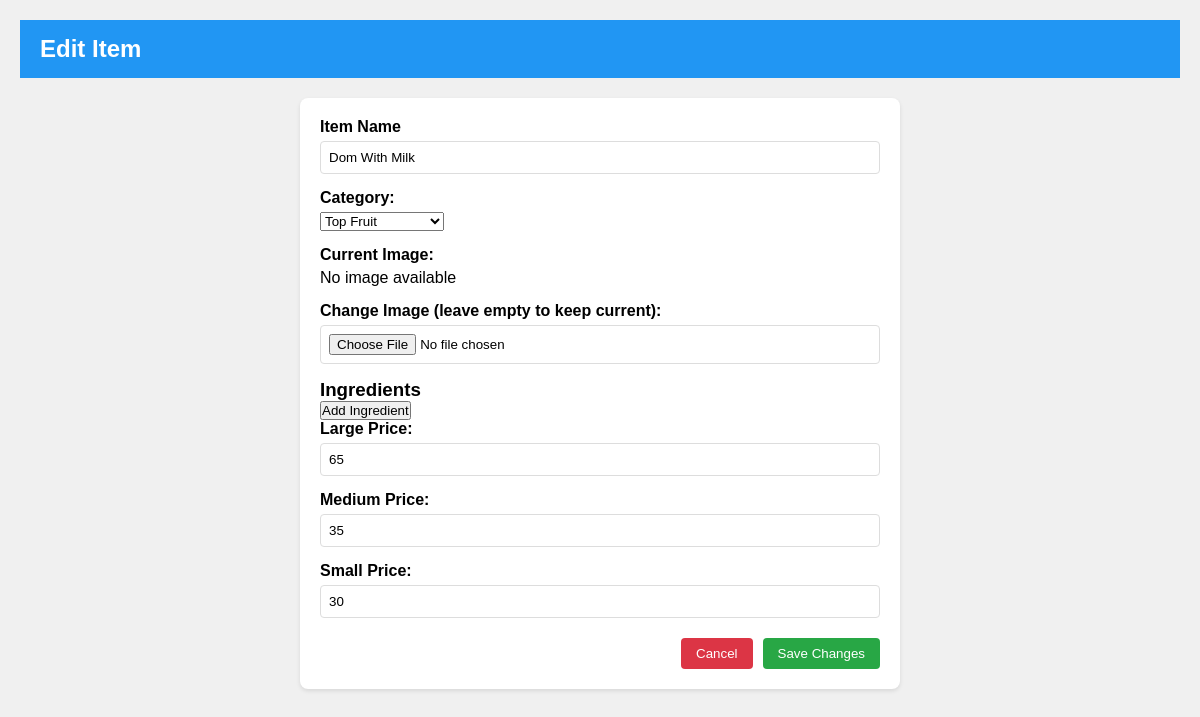
/edit_item.php?id=1 (signed in), run on the app's committed database.
### tables this page shows
CREATE TABLE `items` (
  `id` int(3) NOT NULL,
  `name` varchar(50) NOT NULL,
  `category` varchar(50) NOT NULL,
  `img_url` varchar(100) NOT NULL,
  `ingredients` varchar(200) DEFAULT NULL,
  `L_price` int(3) DEFAULT NULL,
  `M_price` int(3) DEFAULT NULL,
  `S_price` int(3) DEFAULT NULL
);

CREATE TABLE `categories` (
  `id` int(11) NOT NULL,
  `name` varchar(20) DEFAULT NULL
);

### src/edit_item.php (the view, shortened to what this page needs)
<?php
$HOSTNAME='localhost';
$USERNAME='root';
$PASSWORD='';
$DATABASE='top fruit';
$con=mysqli_connect($HOSTNAME,$USERNAME,$PASSWORD,$DATABASE);
$sql = "SELECT id, name FROM categories";
$result = mysqli_query($con, $sql);
$categories = [];
while ($row = mysqli_fetch_assoc($result)) {
    $categories[] = $row;
}
$id = isset($_GET['id']) ? $_GET['id'] : null;
$sql = "SELECT * FROM items WHERE id = ?";
$stmt = mysqli_prepare($con, $sql);
mysqli_stmt_bind_param($stmt, "i", $id);
mysqli_stmt_execute($stmt);
$result = mysqli_stmt_get_result($stmt);
$item = mysqli_fetch_assoc($result);
?>
<!DOCTYPE html>
<html lang="en">
<head>
    <link rel="stylesheet" href="admin_styles.css">
</head>
<body>
    <div class="admin-header">
        <h1 class="admin-title">Edit Item</h1>
    </div>
    <div class="form-container">
        <form method="POST" enctype="multipart/form-data">
            <div class="form-group">
                <label for="name">Item Name</label>
                <input type="text" id="name" name="name" value="<?php echo htmlspecialchars($item['name']); ?>" required>
            </div>
            <div class="form-group">
                <label for="category">Category:</label>
                <select id="category" name="category" required>
                    <?php foreach ($categories as $category): ?>
                        <option value="<?= htmlspecialchars($category['name']) ?>" <?= $item['category'] === $category['name'] ? 'selected' : '' ?>>
                            <?= htmlspecialchars($category['name']) ?>
                        </option>
                    <?php endforeach; ?>
                </select>
            </div>
            <div class="form-group">
                <label>Current Image:</label>
                <?php if (!empty($item['img_url'])): ?>
                    <img src="<?= htmlspecialchars($item['img_url']) ?>" alt="<?= htmlspecialchars($item['name']) ?>" class="current-image">
                <?php else: ?>
                    <p>No image available</p>
                <?php endif; ?>
            </div>
            <div class="form-group">
                <label for="image">Change Image (leave empty to keep current):</label>
                <input type="file" id="image" name="image" accept="image/*">
            </div>
            <div class="ingredient-container">
                <h3>Ingredients</h3>
                <button type="button" class="add-ingredient-btn" onclick="addIngredient()">Add Ingredient</button>
            </div>
            <div class="form-group">
                <label for="price_l">Large Price:</label>
                <input type="number" id="price_l" name="price_l" step="1" min="0" value="<?= htmlspecialchars($item['L_price']) ?>">
            </div>
            <div class="form-group">
                <label for="price_m">Medium Price:</label>
                <input type="number" id="price_m" name="price_m" step="1" min="0" value="<?= htmlspecialchars($item['M_price']) ?>">
            </div>
            <div class="form-group">
                <label for="price_s">Small Price:</label>
                <input type="number" id="price_s" name="price_s" step="1" min="0" value="<?= htmlspecialchars($item['S_price']) ?>">
            </div>
            <div class="form-buttons">
                <button type="button" class="cancel-btn" onclick="location.href='admin.php'">Cancel</button>
                <button type="submit" class="save-btn">Save Changes</button>
            </div>
        </form>
    </div>
</body>
</html>

### src/admin_styles.css (style rules this page uses)
* { margin: 0; padding: 0; box-sizing: border-box; }
body { font-family: Arial, sans-serif; background-color: #f0f0f0; padding: 20px; margin: 0; }
.admin-header { background-color: #2196F3; color: white; padding: 15px 20px; display: flex; justify-content: space-between; align-items: center; margin-bottom: 20px; }
.admin-title { font-size: 24px; }
.form-container { max-width: 600px; margin: 0 auto; background: white; padding: 20px; border-radius: 8px; box-shadow: 0 2px 4px rgba(0,0,0,0.1); }
.form-group { margin-bottom: 15px; }
.form-group label { display: block; margin-bottom: 5px; font-weight: bold; }
.form-group input { width: 100%; padding: 8px; border: 1px solid #ddd; border-radius: 4px; }
.form-buttons { display: flex; justify-content: flex-end; gap: 10px; margin-top: 20px; }
.cancel-btn { background-color: #dc3545; color: white; border: none; padding: 8px 15px; border-radius: 4px; cursor: pointer; }
.save-btn { background-color: #28a745; color: white; border: none; padding: 8px 15px; border-radius: 4px; cursor: pointer; }

### data on the page
items: name "Dom With Milk", category "Top Fruit", price_l "65", price_m "35", price_s "30"
